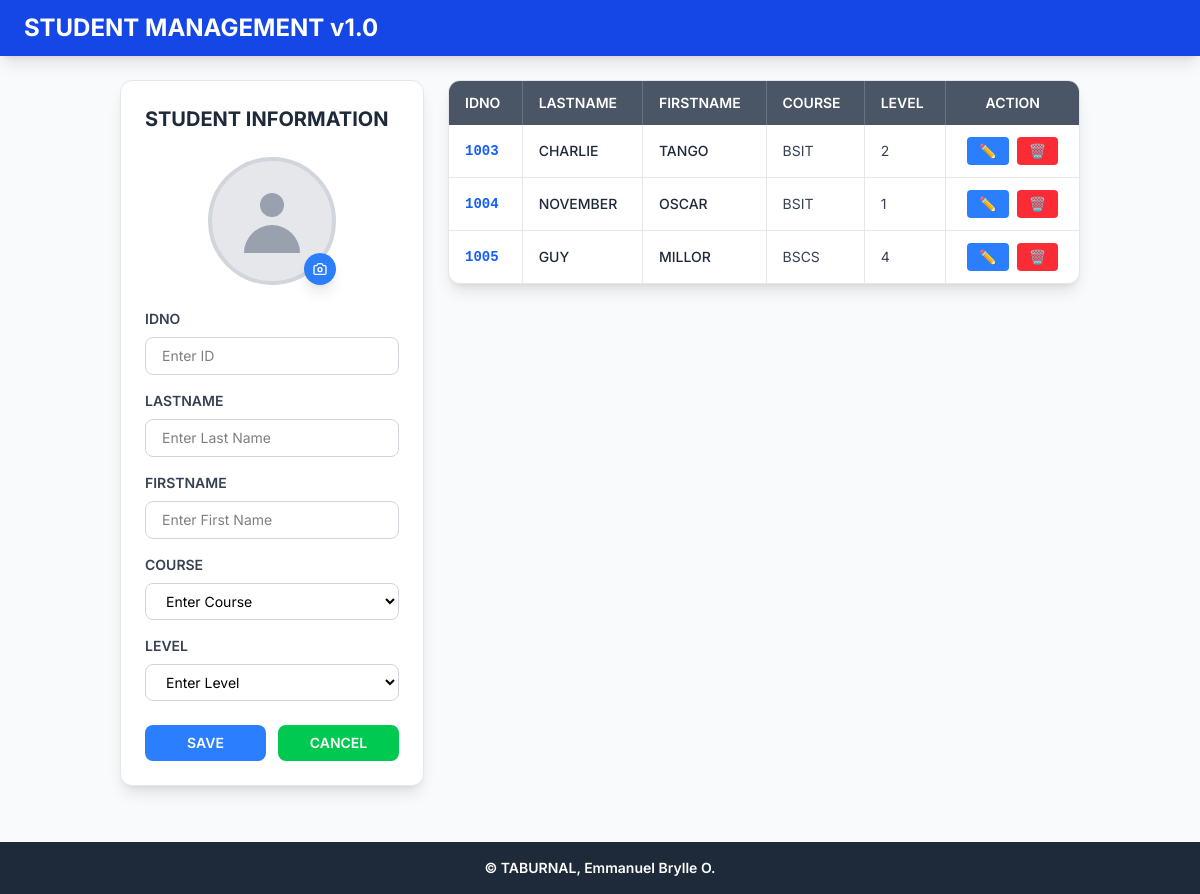
The page / on the database its author committed.
### tables this page shows
CREATE TABLE students (
            idno TEXT PRIMARY KEY,
            lastname TEXT NOT NULL,
            firstname TEXT NOT NULL,
            course TEXT NOT NULL,
            level TEXT NOT NULL,
            profile_picture TEXT
        );

### app.py (the view)
@app.route('/')
def home():
    students = get_all()
    return render_template('students_table.html', students=students)

### db_helpher.py (called while the page is built)
def get_all():
    try:
        conn = connect(database)
        conn.row_factory = Row
        cursor = conn.cursor()
        cursor.execute('SELECT * FROM students ORDER BY idno')
        students = cursor.fetchall()
        conn.close()
        return students
    except Exception as e:
        print(f"Error getting all records: {e}")
        return []

### templates/students_table.html (shortened to what this page needs)
{% extends 'base.html' %}
{% block content %}
<div class="max-w-full mx-auto px-2 sm:px-4">
    <div class="grid grid-cols-1 lg:grid-cols-3 gap-4 sm:gap-6">
        <div class="lg:col-span-1">
            <div class="bg-white rounded-xl shadow-lg p-4 sm:p-6 border border-gray-200">
                <h2 class="text-lg sm:text-xl font-bold text-gray-800 mb-4 sm:mb-6 uppercase">Student Information</h2>
                <div class="flex justify-center mb-4 sm:mb-6">
                    <div class="relative">
                        <div id="profilePictureContainer"
                            class="w-24 h-24 sm:w-32 sm:h-32 bg-gray-200 rounded-full flex items-center justify-center overflow-hidden border-4 border-gray-300 cursor-pointer hover:border-blue-500 transition-colors">
                            <svg id="defaultAvatar" class="w-16 h-16 sm:w-20 sm:h-20 text-gray-400" fill="currentColor"
                                viewBox="0 0 20 20">
                                <path fill-rule="evenodd" d="M10 9a3 3 0 100-6 3 3 0 000 6zm-7 9a7 7 0 1114 0H3z"
                                    clip-rule="evenodd" />
                            </svg>
                        </div>
                        <button type="button" id="uploadButton"
                            class="absolute bottom-0 right-0 bg-blue-500 hover:bg-blue-600 text-white rounded-full p-1 sm:p-2 shadow-lg transition-colors">
                        </button>
                    </div>
                </div>
                <form id="studentForm" action="{{ url_for('add_student') }}" method="POST"
                    enctype="multipart/form-data">
                    <div class="mb-3 sm:mb-4">
                        <label for="studentId"
                            class="block text-xs sm:text-sm font-semibold text-gray-700 mb-1 sm:mb-2 uppercase">IDNO</label>
                        <input type="text" id="studentId" name="studentId" placeholder="Enter ID" required
                            class="w-full px-3 py-2 sm:px-4 sm:py-2 text-sm border border-gray-300 rounded-lg focus:outline-none focus:border-blue-500 focus:ring-1 focus:ring-blue-200">
                    </div>
                    <div class="mb-3 sm:mb-4">
                        <label for="lastName"
                            class="block text-xs sm:text-sm font-semibold text-gray-700 mb-1 sm:mb-2 uppercase">LASTNAME</label>
                        <input type="text" id="lastName" name="lastName" placeholder="Enter Last Name" required
                            class="w-full px-3 py-2 sm:px-4 sm:py-2 text-sm border border-gray-300 rounded-lg focus:outline-none focus:border-blue-500 focus:ring-1 focus:ring-blue-200">
                    </div>
                    <div class="mb-3 sm:mb-4">
                        <label for="firstName"
                            class="block text-xs sm:text-sm font-semibold text-gray-700 mb-1 sm:mb-2 uppercase">FIRSTNAME</label>
                        <input type="text" id="firstName" name="firstName" placeholder="Enter First Name" required
                            class="w-full px-3 py-2 sm:px-4 sm:py-2 text-sm border border-gray-300 rounded-lg focus:outline-none focus:border-blue-500 focus:ring-1 focus:ring-blue-200">
                    </div>
                    <div class="mb-3 sm:mb-4">
                        <label for="course"
                            class="block text-xs sm:text-sm font-semibold text-gray-700 mb-1 sm:mb-2 uppercase">COURSE</label>
                        <select id="course" name="course" required
                            class="w-full px-3 py-2 sm:px-4 sm:py-2 text-sm border border-gray-300 rounded-lg focus:outline-none focus:border-blue-500 focus:ring-1 focus:ring-blue-200 bg-white">
                            <option value="" disabled selected>Enter Course
                            </option>
                        </select>
                    </div>
                    <div class="mb-4 sm:mb-6">
                        <label for="level"
                            class="block text-xs sm:text-sm font-semibold text-gray-700 mb-1 sm:mb-2 uppercase">LEVEL</label>
                        <select id="level" name="level" required
                            class="w-full px-3 py-2 sm:px-4 sm:py-2 text-sm border border-gray-300 rounded-lg focus:outline-none focus:border-blue-500 focus:ring-1 focus:ring-blue-200 bg-white">
                            <option value="" disabled selected>Enter Level</option>
                        </select>
                    </div>
                    <div class="flex space-x-2 sm:space-x-3">
                        <button type="button" id="saveBtn"
                            class="flex-1 bg-blue-500 hover:bg-blue-600 text-white font-semibold py-2 px-3 sm:px-4 rounded-lg transition-colors duration-200 text-xs sm:text-sm uppercase">
                            Save
                        </button>
                        <button type="button" id="cancelBtn"
                            class="flex-1 bg-green-500 hover:bg-green-600 text-white font-semibold py-2 px-3 sm:px-4 rounded-lg transition-colors duration-200 text-xs sm:text-sm uppercase">
                            Cancel
                        </button>
                    </div>
                </form>
            </div>
        </div>
        <div class="lg:col-span-2">
            <div class="bg-white rounded-xl shadow-lg overflow-hidden border border-gray-200">
                <div class="overflow-x-auto">
                    <table class="min-w-full">
                        <thead class="bg-gray-600">
                            <tr>
                                <th
                                    class="px-2 py-2 sm:px-4 sm:py-3 text-left text-white font-semibold uppercase text-xs sm:text-sm border-r border-gray-500">
                                    IDNO
                                </th>
                                <th
                                    class="px-2 py-2 sm:px-4 sm:py-3 text-left text-white font-semibold uppercase text-xs sm:text-sm border-r border-gray-500 hidden md:table-cell">
                                    LASTNAME
                                </th>
                                <th
                                    class="px-2 py-2 sm:px-4 sm:py-3 text-left text-white font-semibold uppercase text-xs sm:text-sm border-r border-gray-500 hidden md:table-cell">
                                    FIRSTNAME
                                </th>
                                <th
                                    class="px-2 py-2 sm:px-4 sm:py-3 text-left text-white font-semibold uppercase text-xs sm:text-sm border-r border-gray-500 hidden md:table-cell">
                                    COURSE
                                </th>
                                <th
                                    class="px-2 py-2 sm:px-4 sm:py-3 text-left text-white font-semibold uppercase text-xs sm:text-sm border-r border-gray-500 hidden md:table-cell">
                                    LEVEL
                                </th>
                                <th
                                    class="px-2 py-2 sm:px-4 sm:py-3 text-center text-white font-semibold uppercase text-xs sm:text-sm">
                                    ACTION
                                </th>
                            </tr>
                        </thead>
                        <tbody class="divide-y divide-gray-200">
                            {% for student in students %}
                            <tr class="hover:bg-gray-50 transition-colors duration-150">
                                <td
                                    class="px-2 py-2 sm:px-4 sm:py-3 whitespace-nowrap text-xs sm:text-sm font-mono font-bold text-blue-600 border-r border-gray-200">
                                    {{ student.idno }}
                                </td>
                                <td
                                    class="px-2 py-2 sm:px-4 sm:py-3 whitespace-nowrap text-xs sm:text-sm text-gray-800 font-medium border-r border-gray-200 hidden md:table-cell">
                                    {{ student.lastname }}
                                </td>
                                <td
                                    class="px-2 py-2 sm:px-4 sm:py-3 whitespace-nowrap text-xs sm:text-sm text-gray-800 font-medium border-r border-gray-200 hidden md:table-cell">
                                    {{ student.firstname }}
                                </td>
                                <td
                                    class="px-2 py-2 sm:px-4 sm:py-3 whitespace-nowrap text-xs sm:text-sm text-gray-700 border-r border-gray-200 hidden md:table-cell">
                                    {{ student.course }}
                                </td>
                                <td
                                    class="px-2 py-2 sm:px-4 sm:py-3 whitespace-nowrap text-xs sm:text-sm text-gray-700 border-r border-gray-200 hidden md:table-cell">
                                    {{ student.level }}
                                </td>
                                <td class="px-2 py-2 sm:px-4 sm:py-3 whitespace-nowrap text-center">
                                    <div class="flex justify-center space-x-1 sm:space-x-2">
                                        <button
                                            class="edit-btn bg-blue-500 hover:bg-blue-600 text-white px-2 py-1 sm:px-3 sm:py-1 rounded transition-colors duration-200 text-xs sm:text-sm"
                                            data-id="{{ student.idno }}" data-lastname="{{ student.lastname }}"
                                            data-firstname="{{ student.firstname }}" data-course="{{ student.course }}"
                                            data-level="{{ student.level }}"
                                            data-picture="{{ student.profile_picture if student.profile_picture else '' }}">
                                            ✏️
                                        </button>
                                        <a href="{{ url_for('delete_student', student_id=student.idno) }}"
                                            class="bg-red-500 hover:bg-red-600 text-white px-2 py-1 sm:px-3 sm:py-1 rounded transition-colors duration-200 text-xs sm:text-sm inline-block"
                                            onclick="return confirm('Are you sure you want to delete this student?')">
                                            🗑️
                                        </a>
                                    </div>
                                </td>
                            </tr>
                            {% endfor %}
                        </tbody>
                    </table>
                </div>
            </div>
        </div>
    </div>
</div>
{% endblock %}

### templates/base.html (style rules this page uses)
body { font-family: 'Inter', sans-serif; }

### rows shown on the page
students: idno "1003", lastname "CHARLIE", firstname "TANGO", course "BSIT", level "2"
students: idno "1004", lastname "NOVEMBER", firstname "OSCAR", course "BSIT", level "1"
students: idno "1005", lastname "GUY", firstname "MILLOR", course "BSCS", level "4"
